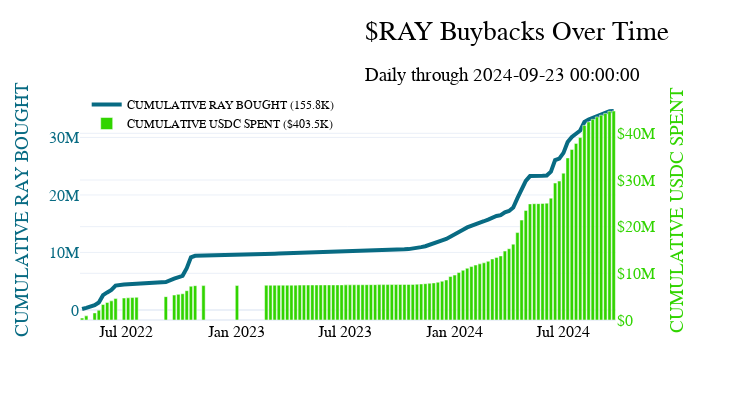

Notebook code for this chart:
### Code cell
cm = ChartMaker(shuffle_colors=True)
cm.build(
    df = test_df1,
    axes_data=dict(y1=['cumulative_ray_bought'],
                    y2=['cumulative_usdc_spent']),
    title='$RAY Buybacks Over Time',
    chart_type={'y1':'line','y2':'bar'},
    options = {'margin':dict(t=100),'annotations':True,
                'tickprefix':{'y2':'$'},'auto_title':True,
                'show_legend':True,'legend_placement':{'x':0.01,'y':1.05}},
)
cm.add_title(
    title='$RAY Buybacks Over Time',
    subtitle=f'Daily through {test_df1.index.max()}',
    x=0.5,
    y=0.9
)
cm.add_annotations()
cm.show_fig()
cm.save_fig(save_directory='img')
